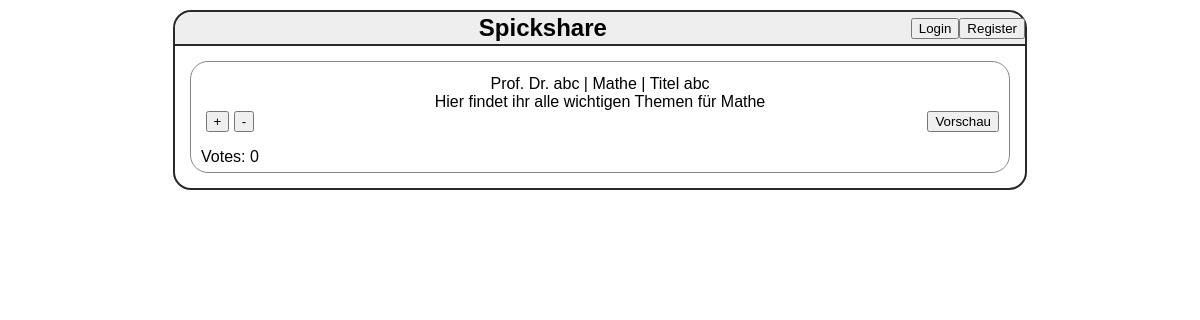
Before: /index/ with the older database file.
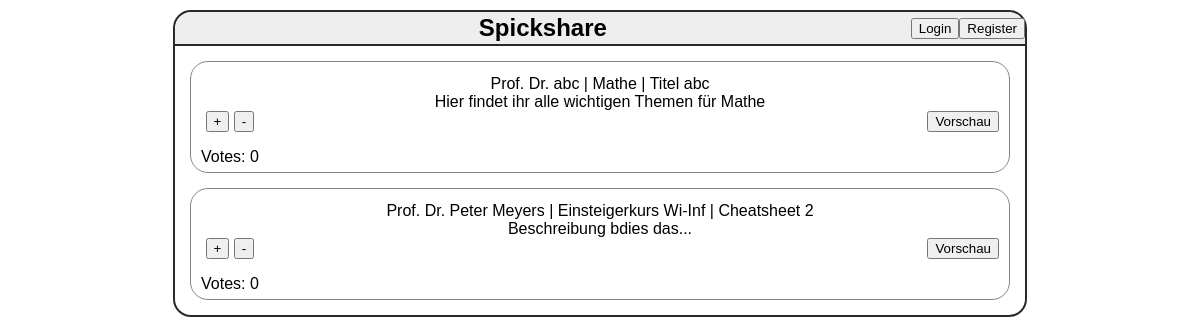
After: the same page with the newer database file.
### models.py (models this page shows)
class Cheatsheet(db.Model):
    id = db.Column(db.Integer, primary_key=True)
    title = db.Column(db.String, nullable=False)
    description = db.Column(db.String, nullable=False)
    creditcost = db.Column(db.Integer, default=1, nullable=True)
    pdf_datei = db.Column(db.LargeBinary, nullable=False)
    module = db.Column(db.String, nullable=False)
    professor = db.Column(db.String, nullable=False)
    user_id = db.Column(db.Integer, db.ForeignKey('user.id'), nullable=True)
    votes = db.Column(db.Integer, default=0, nullable=False)
    created_at = db.Column(db.DateTime, default=func.now())

### app.py (the view)
@app.route('/index/')
def index():
    cheatsheets = Cheatsheet.query.all()
    return render_template('index.html', cheatsheets=cheatsheets, user=current_user) #https://youtu.be/dam0GPOAvVI?t=7011

### templates/index.html (shortened to what this page needs)
<!doctype html>
<html lang=de>
<head>
    <link rel="stylesheet" href="{{ url_for('static', filename='css/style.css') }}">
</head>
<body>
<nav style="display: flex; justify-content: space-between; align-items: center; padding: 0px;">
    {% if user.is_authenticated %}
        <h1>Spickshare</h1>
            {% if user.is_authenticated %}
                <p style="margin-right: 20px;"Credits:>Credits: {{ user.credits }}</p>
            {% endif %}
        <form action="{{ url_for('upload')}}">
             <button type="submit">Upload Cheatsheet</button>
        </form>
        <a href="{{ url_for('logout') }}">
            <button>Logout</button>
        </a>
    {% else %}
        <h1>Spickshare</h1>
        <a href="{{ url_for('login') }}">
            <button>Login</button>
        </a>
        <a href="{{ url_for('register') }}">
            <button>Register</button>
        </a>
    {% endif %}
</nav>
    <ul>
        {% for cheatsheet in cheatsheets %}
            <div class="eintrag">
                <li> {{ cheatsheet.professor }} | {{ cheatsheet.module }} | {{ cheatsheet.title }} <br> {{ cheatsheet.description }}</li>
                <div class="buttons-links">
                    <form action="{{ url_for('vote') }}" method="POST">
                        <button type="submit" name="Voteinput" value="+">+</button>
                        <button type="submit" name="Voteinput" value="-">-</button>
                        <p>Votes: {{ cheatsheet.votes }}</p>
                    </form>
                </div>
                    <div class="buttons-rechts">
                    <button>Vorschau</button>
                </div>
            </div>
        {% endfor %}
    </ul>
</body>
</html>

### static/css/style.css (style rules this page uses)
body { text-align: center; font-family: sans-serif; width: 850px; margin: 10px auto; border: 2px solid #292929; border-radius: 18px; border-width: 2px; }
a { color: #35a; text-decoration: none; }
ul { list-style: none; margin: 0; padding: 0; }
li { margin-top: 3px; }
form { display: inline; }
nav { background: #eee; border-bottom: 2px solid #292929; display: flex; align-items: center; padding: 0 5px; border-top-left-radius: 18px; border-top-right-radius: 18px; }
nav h1 { font-size: x-large; flex: auto; margin: 2px 0; }
nav a { text-decoration: none; }
.eintrag { margin: 15px; height: 90px; }
.buttons-links { float: left; }
.buttons-rechts { float: right; }
.eintrag { border: rgb(133, 133, 133); border-style: solid; border-width: 1px; padding: 10px; border-radius: 18px; }

Changed rows visible on the page:
added Cheatsheet: professor "Prof. Dr. Peter Meyers", module "Einsteigerkurs Wi-Inf", title "Cheatsheet 2", description "Beschreibung bdies das...", votes "0"
